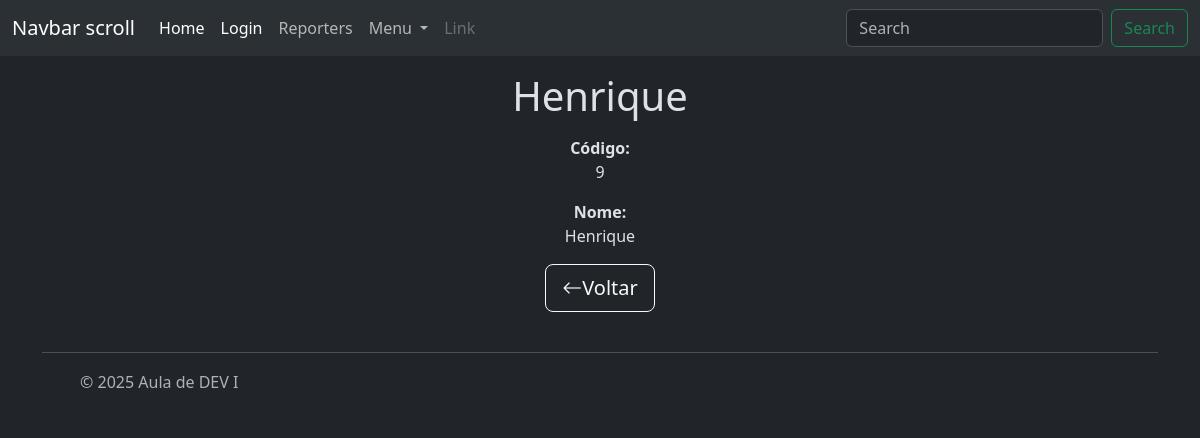
The page /relacionamentos/reporter/function/read/9 on the database as committed earlier.
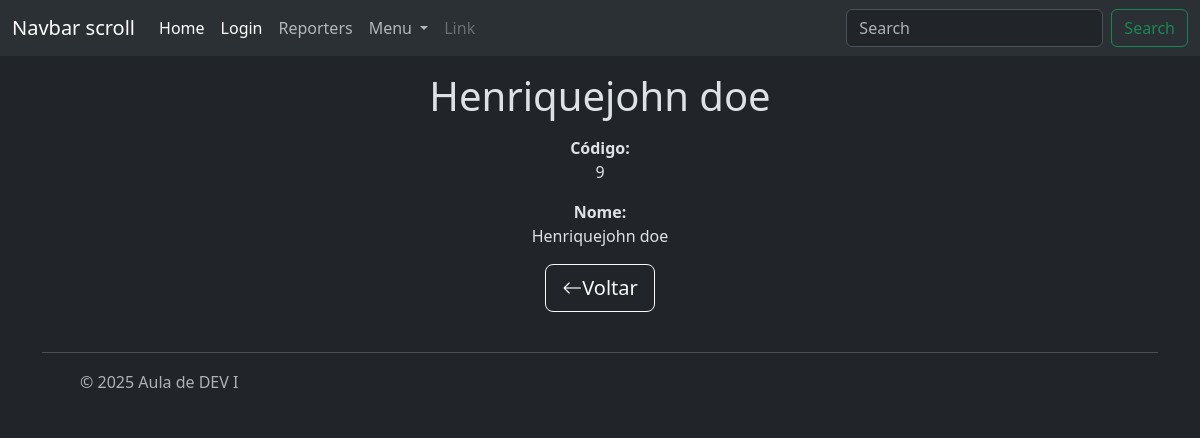
The same page on the database as committed later.
### relacionamentos/models/reporter.py (models this page shows, shortened)
class Reporter(BaseModel):
    cpf = models.CharField(max_length=11, unique=True)
    nome = models.CharField(max_length=120)
    email = models.EmailField()
    objects = ReporterManager()
    class Meta:
        permissions = [("generate_code", 'Can generate code')]

### relacionamentos/views/reporter.py (the view)
# urls.py: path('reporter/function/read/<int:pk>',reporter_detail, name='reporter_function_detail' ),
def reporter_detail(request,pk):
    reporter = Reporter.objects.get(id=pk)
    context = {
        'reporter': reporter,
    }
    return render(request, 'reporter/read.html',context)

### relacionamentos/templates/reporter/read.html
{% extends 'base.html' %}
{% block title  %}
    <h1>{{reporter.nome | capfirst}}</h1>
{% endblock title %}
{% block content  %}
    <div class="content" >
        <div class="row" >
            <strong>Código:</strong> <p>{{reporter.id}}</p>
             <strong>Nome:</strong> <p>{{reporter.nome}}</p>
        </div>
    </div>
    <div>
        <a class="btn btn-outline-light btn-lg" role="button" href="{% url 'relacionamentos:reporter_function_list' %}" >
            <i class="bi bi-arrow-left" ></i>Voltar
        </a>
    </div>
{% endblock content %}

Rows that differ between the two databases and show on the page:
changed Reporter id 9: nome "Henrique" → "Henriquejohn doe"
